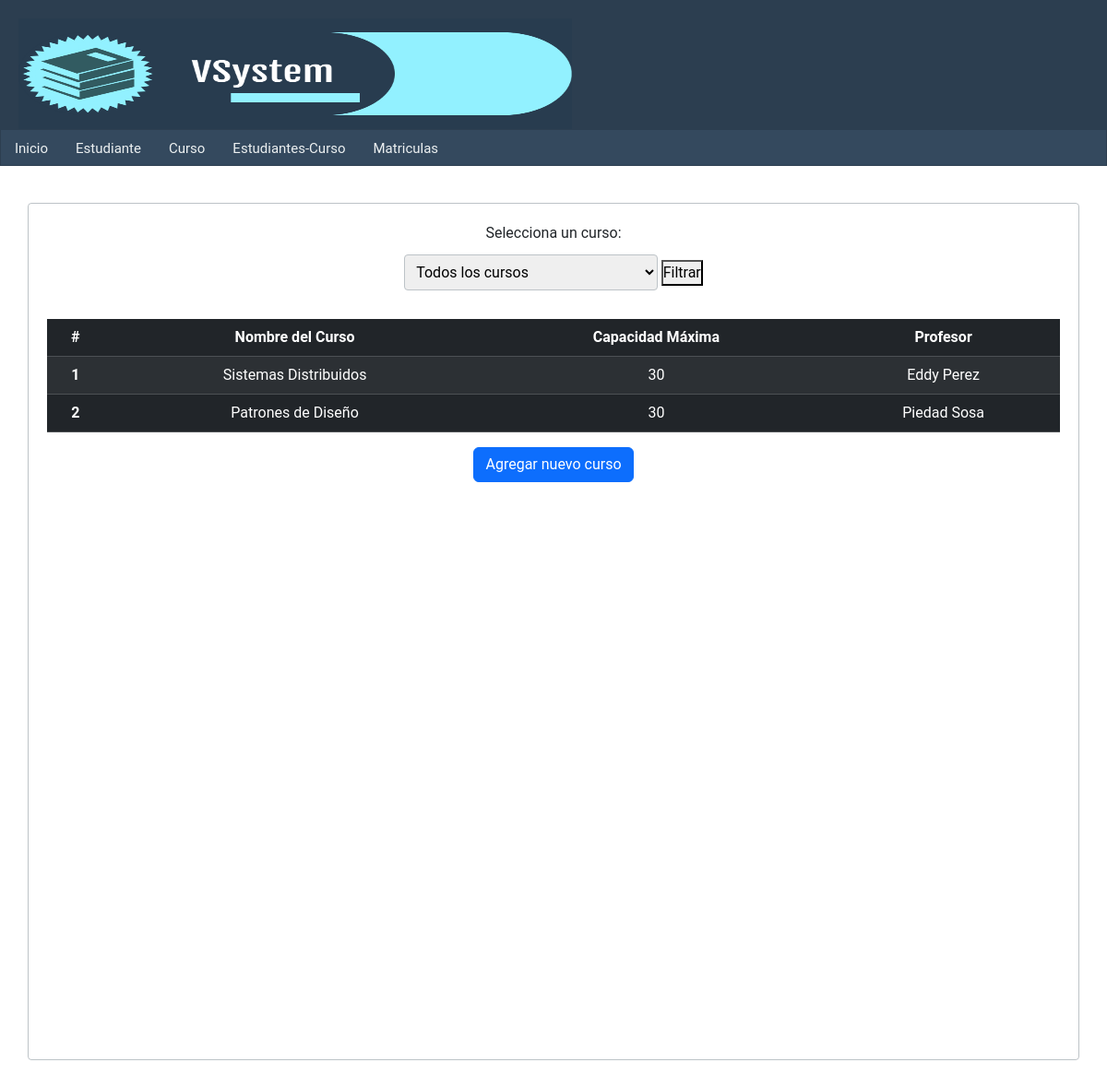
/Lista-curso/, run on an earlier commit of the app's database.
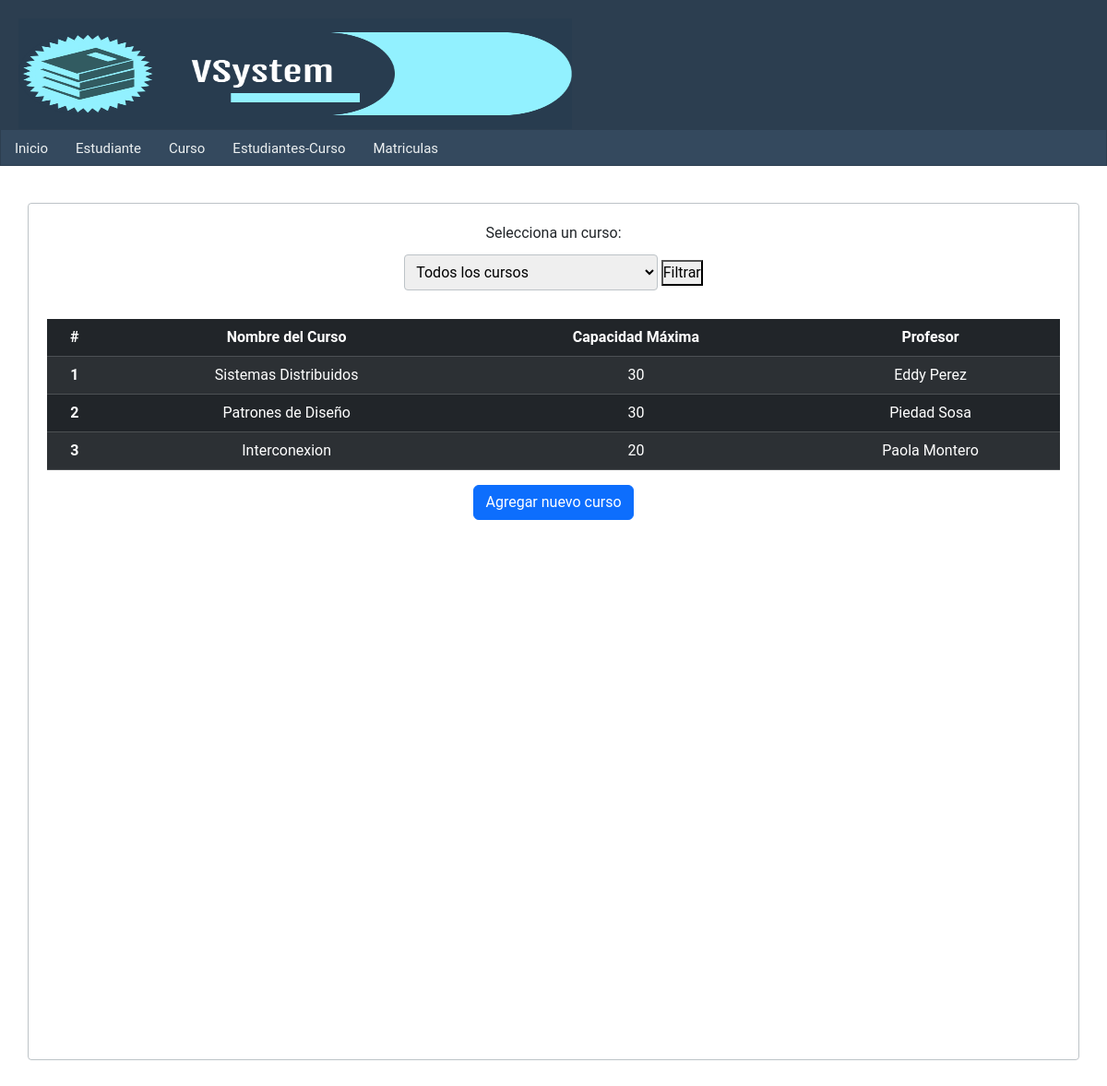
And on a later commit of the database.
### curso/models.py (models this page shows, shortened)
class curso(models.Model):
    nombre = models.CharField(max_length=100)
    capacidad_max = models.IntegerField()
    profesor = models.ForeignKey(Persona, on_delete=models.SET_NULL, null=True)
    estudiantes = models.ManyToManyField(Persona, related_name='cursos_estudiante', blank=True)
    class Meta:
        db_table = 'Curso'

### persona/models.py (models this page shows, shortened)
class Persona(models.Model):
    nombre = models.CharField(max_length=100)
    apellidos = models.CharField(max_length=100)
    dni = models.CharField(max_length=10)
    telefono = models.CharField(max_length=10)
    email = models.EmailField()
    fecha_nacimiento = models.DateField()
    rol = models.CharField(max_length=20)
    create_at = models.DateTimeField(auto_now=True)
    class Meta:
        db_table = 'Persona'

### curso/views.py (the view)
# urls.py: path('Lista-curso/',get_curso,name='lista-cursos'),
def get_curso(request):
    curso_id = request.GET.get('curso')
    cursos = curso.objects.all()
    if curso_id:
        cursos_filtrados = cursos.filter(id=curso_id)
    else:
        cursos_filtrados = cursos
    return render(request, 'lista-curso.html', {
        'title': 'Lista de cursos',
        'cursos': cursos,
        'cursos_filtrados': cursos_filtrados,
    })

### curso/templates/lista-curso.html (shortened to what this page needs)
{% extends "index.html" %}
{% block content %}
<form method="GET" action="{% url 'lista-cursos' %}" class="mb-3">
  <label for="curso">Selecciona un curso:</label>
  <select name="curso" id="curso">
      <option value="">Todos los cursos</option>
  </select>
  <button type="submit">Filtrar</button>
</form>
<table class="table table-dark table-striped">
   <thead>
     <tr>
       <th scope="col">#</th>
       <th scope="col">Nombre del Curso</th>
       <th scope="col">Capacidad Máxima</th>
       <th scope="col">Profesor</th>
     </tr>
   </thead>
   <tbody>
     {% for curso in cursos %}
     <tr>
       <th scope="row">{{ forloop.counter }}</th>
       <td>{{ curso.nombre }}</td>
       <td>{{ curso.capacidad_max }}</td>
       <td>{{ curso.profesor.nombre }} {{ curso.profesor.apellidos }}</td>
     </tr>
     {% endfor %}
   </tbody>
</table>
    <a href="{% url 'formulario_curso' %}" class="btn btn-primary">Agregar nuevo curso</a>
{% endblock %}

What changed in the data, as far as the page shows it:
added curso: nombre "Interconexion", capacidad_max "20", profesor.nombre "Paola", profesor.apellidos "Montero"
